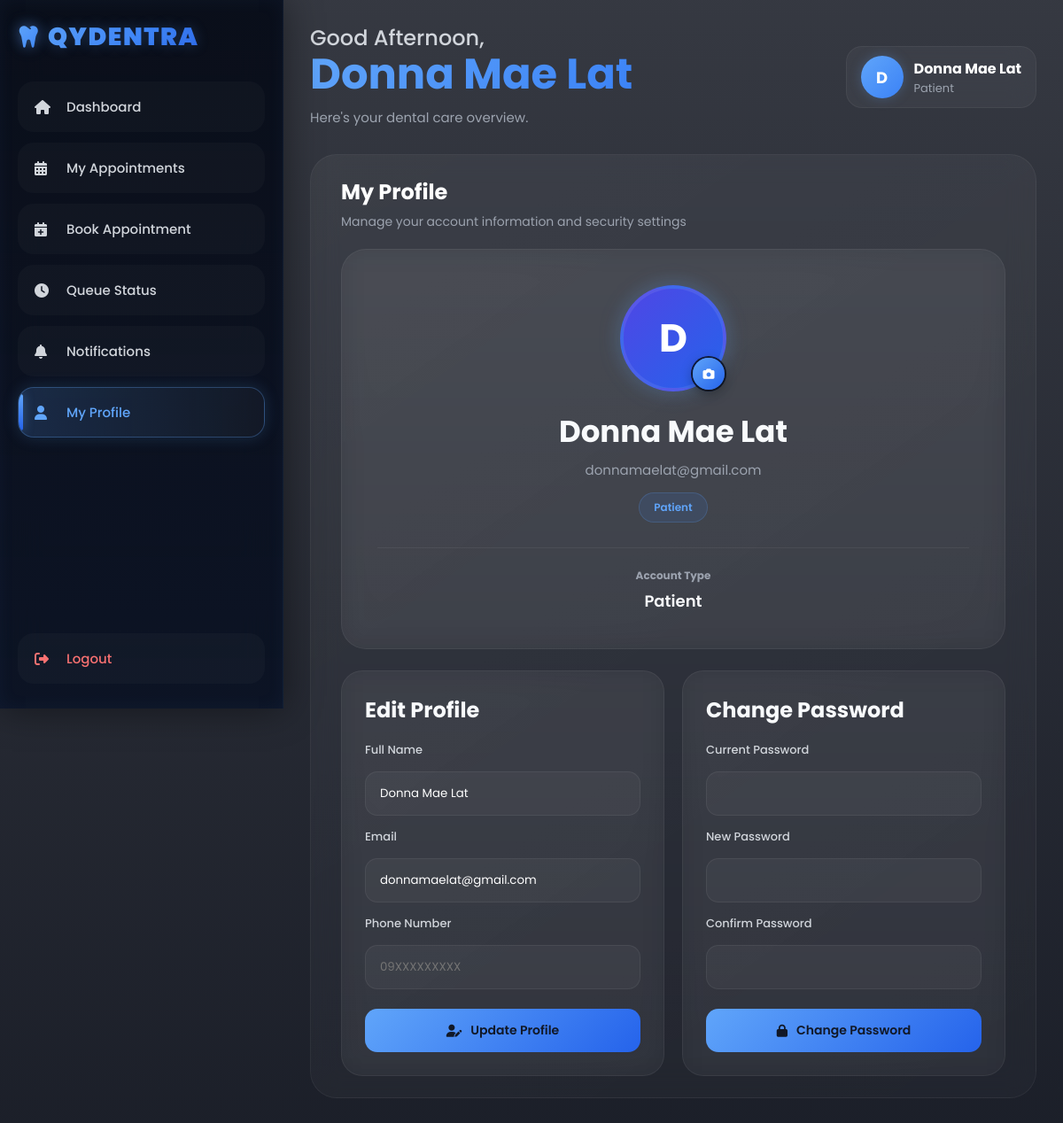
The page /patient/profile.php (signed in) on the database its author committed.
### tables this page shows
CREATE TABLE `patients` (
  `patient_id` varchar(10) NOT NULL,
  `full_name` varchar(100) NOT NULL,
  `email` varchar(100) NOT NULL,
  `password` varchar(255) NOT NULL,
  `role` varchar(50) DEFAULT 'patient',
  `profile_photo` text DEFAULT NULL,
  `phone_number` varchar(20) DEFAULT NULL,
  `created_at` timestamp NOT NULL DEFAULT current_timestamp(),
  `medical_history` text DEFAULT NULL,
  `odontogram_data` text DEFAULT NULL,
  PRIMARY KEY (`patient_id`),
  UNIQUE KEY `email` (`email`)
);

### patient/profile.php (the view, shortened to what this page needs)
<?php
include("../includes/auth_check.php");
$user_id = $_SESSION['user_id'];
$sql = "SELECT * FROM patients WHERE patient_id='$user_id'";
$result = mysqli_query($conn,$sql);
$user = mysqli_fetch_assoc($result);
?>
<?php include("../includes/header.php"); ?>
<body>
<?php include("../includes/sidebar.php"); ?>
<div class="main">
<?php include("../includes/topbar.php"); ?>
<div class="table-container hover-glow">
    <div class="table-header">
        <div>
            <h2>My Profile</h2>
            <p>Manage your account information and security settings</p>
        </div>
    </div>
    <div class="profile-hero-card">
        <div class="profile-avatar-wrapper">
            <form
                action="upload_profile_photo.php"
                method="POST"
                enctype="multipart/form-data"
                id="photoForm">
                <div class="profile-avatar-shell">
                    <div class="profile-avatar">
                        <?php if(!empty($user['profile_photo'])){ ?>
                            <img
                                src="../uploads/profile/<?php echo htmlspecialchars($user['profile_photo']); ?>"
                                class="profile-avatar-img"
                                onerror="this.style.display='none';document.getElementById('profile-initial-span').style.display='flex'">
                            <span id="profile-initial-span" class="profile-initial" style="display:none;">
                                <?php echo strtoupper(substr($user['full_name'] ?? 'U', 0, 1)); ?>
                            </span>
                        <?php } else { ?>
                            <span id="profile-initial-span" class="profile-initial">
                                <?php echo strtoupper(substr($user['full_name'] ?? 'U', 0, 1)); ?>
                            </span>
                        <?php } ?>
                    </div>
                    <label
                        for="profilePhoto"
                        class="avatar-camera-btn"
                        title="Change profile photo">
                        <i class="fa-solid fa-camera"></i>
                    </label>
                </div>
            </form>
        </div>
        <div class="profile-hero-content">
            <h2 class="profile-name">
                <?php echo $user['full_name']; ?>
            </h2>
            <p class="profile-email">
                <?php echo $user['email']; ?>
            </p>
            <span class="role-badge">
                <?php echo ucfirst($user['role']); ?>
            </span>
            <div class="profile-info-box">
                <div class="profile-info-item">
                    <strong>Account Type</strong>
                    <p><?php echo ucfirst($user['role']); ?></p>
                </div>
            </div>
        </div>
    </div>
    <div class="profile-actions-grid">
        <div class="profile-card">
            <h3 class="profile-section-title">
                Edit Profile
            </h3>
            <form
                method="POST"
                action="update_profile.php"
                class="profile-form">
                <label>Full Name</label>
                <input
                    type="text"
                    name="full_name"
                    value="<?php echo $user['full_name']; ?>"
                    required
                >
                <label>Email</label>
                <input
                    type="email"
                    name="email"
                    value="<?php echo $user['email']; ?>"
                    required
                >
                <label>Phone Number</label>
                <input
                type="text"
                name="phone_number"
                value="<?php echo $user['phone_number'] ?? ''; ?>"
                placeholder="09XXXXXXXXX"
                >
                <button
                    type="submit"
                    class="profile-btn">
                    <i class="fa-solid fa-user-pen"></i>
                    Update Profile
                </button>
            </form>
        </div>
        <div class="profile-card">
            <h3 class="profile-section-title">
                Change Password
            </h3>
            <form
                method="POST"
                action="change_password.php"
                class="profile-form">
                <label>Current Password</label>
                <input
                    type="password"
                    name="current_password"
                    required
                >
                <label>New Password</label>
                <input
                    type="password"
                    name="new_password"
                    required
                >
                <label>Confirm Password</label>
                <input
                    type="password"
                    name="confirm_password"
                    required
                >
                <button
                    type="submit"
                    class="profile-btn">
                    <i class="fa-solid fa-lock"></i>
                    Change Password
                </button>
            </form>
        </div>
    </div>
</div>
</div>
</body>
</html>

### rows shown on the page
patients: full_name "D", full_name "Donna Mae Lat", email "donnamaelat@gmail.com", role "Patient"

### other values the page prints
$greeting "Good Afternoon"
$name "Donna Mae Lat"
$initial "D"
